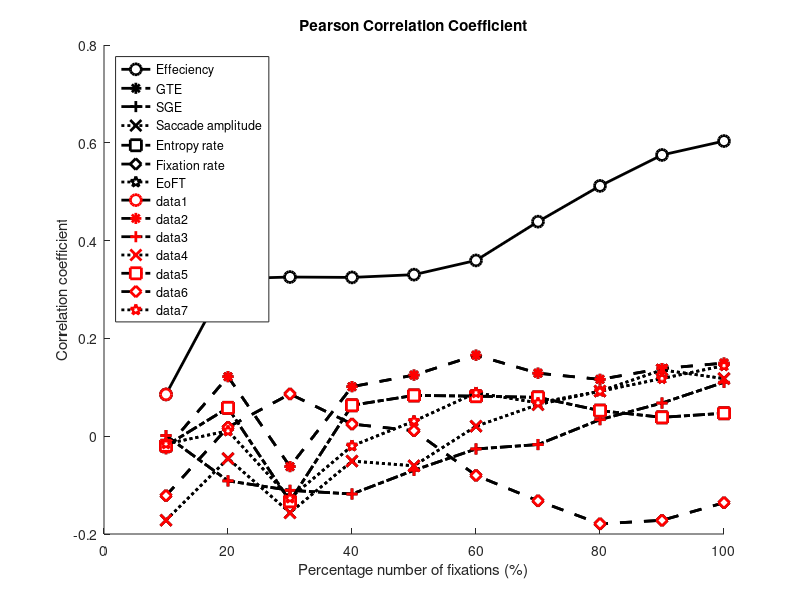

Recreate this plot in MATLAB.
% load('CoData.mat', 'Data')
load('New.mat', 'New');
Data=New;
y=1;
AnaSet=[1 13 14 15 16 17 18];
s=['o','*','x'];
% JSD/, JSD, KLD/, KLD, Jeff/


xn=1;
correlation=zeros(7,10);
% p=zeros(5,10);
k=1;
for x=AnaSet
    for i=1:10
        correlation(k,i)=Data(x,xn,i);
%         p(k,i)=Data(x,xn+1,i);
    end
    k=k+1;
end


hold on
title('Pearson Correlation Coefficient')
xlabel('Percentage number of fixations (%)');
ylabel('Correlation coefficient');
% for i=1:5
    plot([10:10:100],correlation(1,:),'-ko','LineWidth',2,'MarkerEdgeColor','k','MarkerFaceColor',[1 1 1],'MarkerSize',8);
    plot([10:10:100],correlation(2,:),'--k*','LineWidth',2,'MarkerEdgeColor','k','MarkerFaceColor',[1 1 1],'MarkerSize',8)
    plot([10:10:100],correlation(3,:),'-.k+','LineWidth',2,'MarkerEdgeColor','k','MarkerFaceColor',[1 1 1],'MarkerSize',8)
    plot([10:10:100],correlation(4,:),':kx','LineWidth',2,'MarkerEdgeColor','k','MarkerFaceColor',[1 1 1],'MarkerSize',8)
    plot([10:10:100],correlation(5,:),'-.ks','LineWidth',2,'MarkerEdgeColor','k','MarkerFaceColor',[1 1 1],'MarkerSize',8)
    plot([10:10:100],correlation(6,:),'--kd','LineWidth',2,'MarkerEdgeColor','k','MarkerFaceColor',[1 1 1],'MarkerSize',8)
    plot([10:10:100],correlation(7,:),':kp','LineWidth',2,'MarkerEdgeColor','k','MarkerFaceColor',[1 1 1],'MarkerSize',8)
    legend('Effeciency','GTE','SGE','Saccade amplitude','Entropy rate','Fixation rate','EoFT','Location','NorthWest');
    
    plot([10],correlation(1,1),'-ko','LineWidth',2,'MarkerEdgeColor','r','MarkerFaceColor',[1 1 1],'MarkerSize',8);
    plot([10:10:100],correlation(2,:),'--k*','LineWidth',2,'MarkerEdgeColor','r','MarkerFaceColor',[1 1 1],'MarkerSize',8)
    plot([10:10:100],correlation(3,:),'-.k+','LineWidth',2,'MarkerEdgeColor','r','MarkerFaceColor',[1 1 1],'MarkerSize',8)
    plot([10:10:100],correlation(4,:),':kx','LineWidth',2,'MarkerEdgeColor','r','MarkerFaceColor',[1 1 1],'MarkerSize',8)
    plot([10:10:100],correlation(5,:),'-.ks','LineWidth',2,'MarkerEdgeColor','r','MarkerFaceColor',[1 1 1],'MarkerSize',8)
    plot([10:10:100],correlation(6,:),'--kd','LineWidth',2,'MarkerEdgeColor','r','MarkerFaceColor',[1 1 1],'MarkerSize',8)
    plot([10:10:100],correlation(7,:),':kp','LineWidth',2,'MarkerEdgeColor','r','MarkerFaceColor',[1 1 1],'MarkerSize',8)
% end
% scatter(0.1,correlation(1,1),'o','r');
% scatter(0.1,correlation(3,1),'*','r');
% scatter(0.1,correlation(5,1),'x','r');
% scatter(0.2:0.1:1,correlation(1,2:10),'o','b');
% scatter(0.2:0.1:1,correlation(3,2:10),'*','b');
% scatter(0.2:0.1:1,correlation(5,2:10),'x','b');

    
    
    
% end
% Data(:,:,)=[]